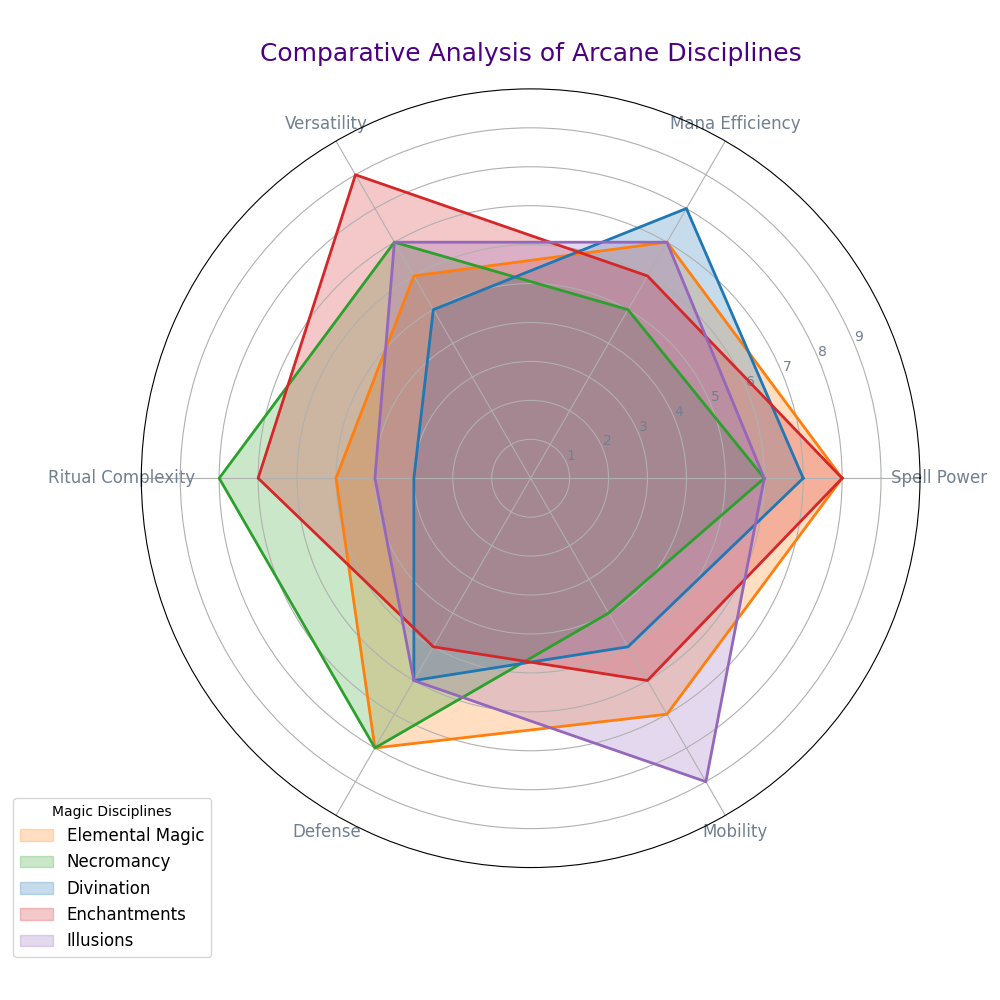

Source code (Python):
import numpy as np
import matplotlib.pyplot as plt

abilities = ['Spell Power', 'Mana Efficiency', 'Versatility', 'Ritual Complexity', 'Defense', 'Mobility']
num_vars = len(abilities)

arcane_discs_data = {
    'Elemental Magic': [8, 7, 6, 5, 8, 7],
    'Necromancy': [6, 5, 7, 8, 8, 4],
    'Divination': [7, 8, 5, 3, 6, 5],
    'Enchantments': [8, 6, 9, 7, 5, 6],
    'Illusions': [6, 7, 7, 4, 6, 9]
}

angles = np.linspace(0, 2 * np.pi, num_vars, endpoint=False).tolist()
angles += angles[:1]

fig, ax = plt.subplots(figsize=(10, 10), subplot_kw=dict(polar=True))

# Manually changing the order of colors for the data groups
colors = ['tab:orange', 'tab:green', 'tab:blue', 'tab:red', 'tab:purple']

for (discipline, ratings), color in zip(arcane_discs_data.items(), colors):
    ratings += ratings[:1]
    ax.fill(angles, ratings, color=color, alpha=0.25, label=discipline)
    ax.plot(angles, ratings, color=color, linewidth=2)

plt.xticks(angles[:-1], abilities, color='slategray', size=12)
ax.set_ylim(0, 10)
plt.yticks(range(1, 10), map(str, range(1, 10)), color="slategray", size=10)

plt.title('Comparative Analysis of Arcane Disciplines', size=18, color='indigo', pad=20)
ax.legend(loc='best', bbox_to_anchor=(0.1, 0.1), fontsize=12, title='Magic Disciplines')
plt.tight_layout()
plt.show()
